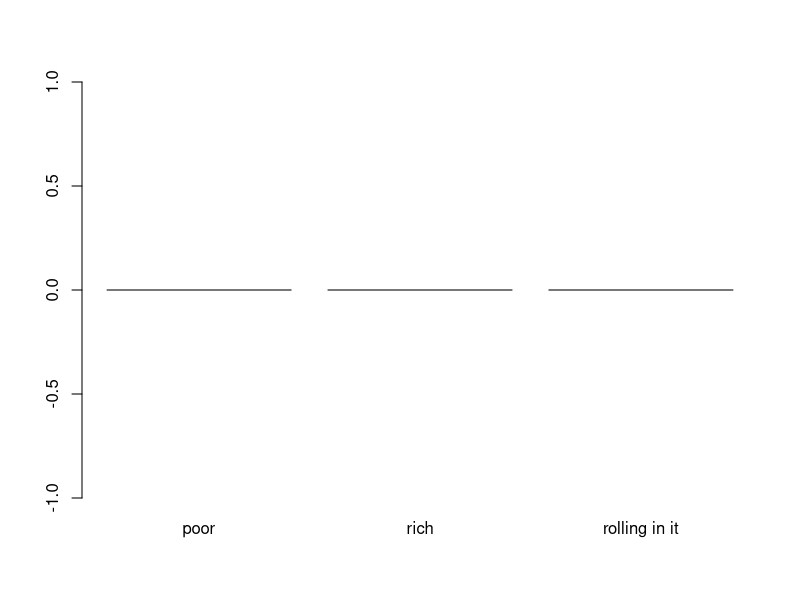

This figure's R source:
x=c("Yes","No","No","Yes","Yes")
factor(x)
table(x)
table(factor(x))


x = scan()
# 12 .4 5 2 50 8 3 1 4 .25
cut(x, breaks = c(min(x), 1, 5, max(x)))
cutted = cut(x, breaks = c(0, 1, 5, 50))
table(cutted)
levels(cutted) = c("poor","rich","rolling in it") # ???????? ?????????? ???? ????????????!
barplot(table(cutted))